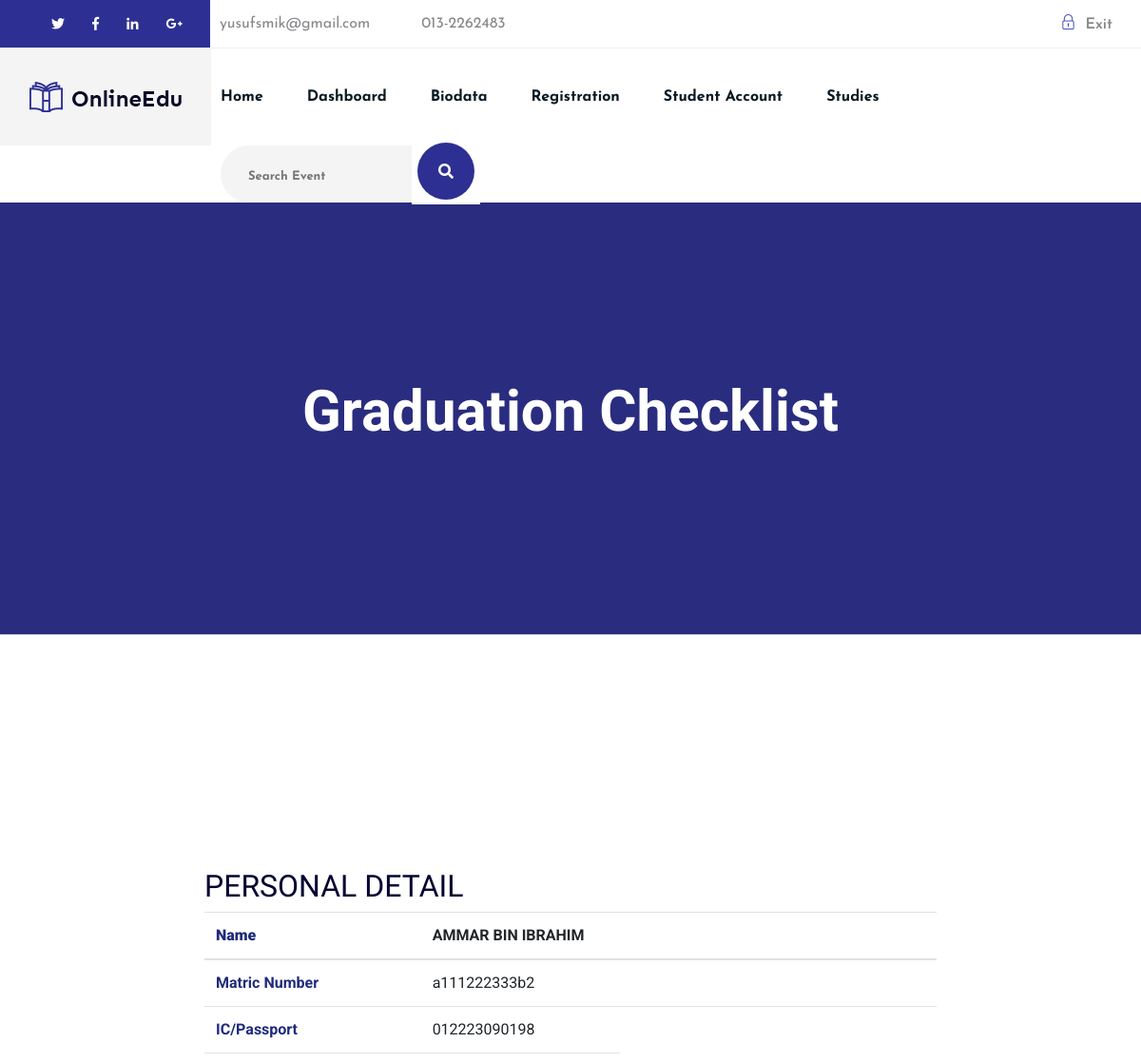
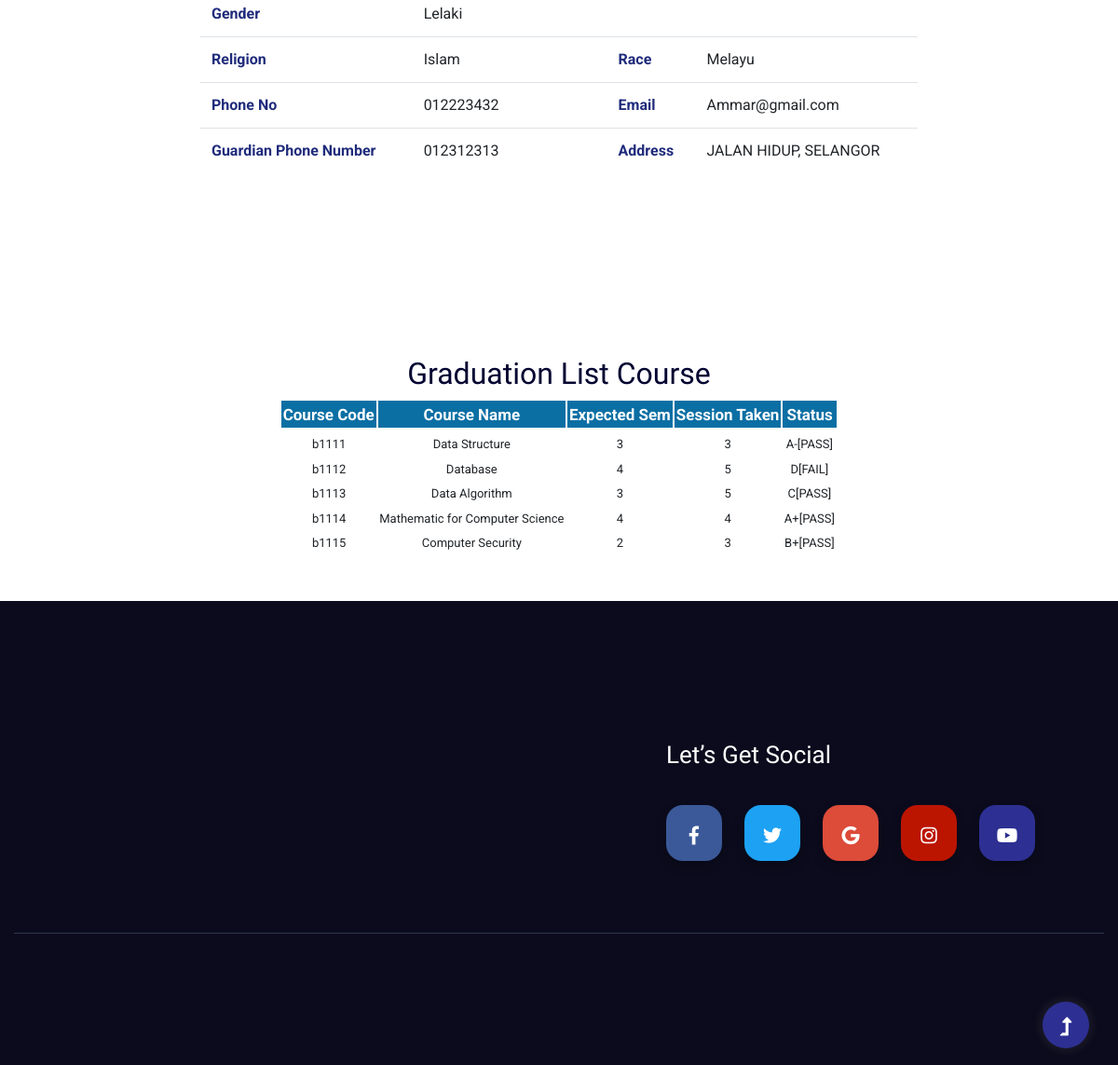
The page /graduation.php on the database its author committed (2 pictures, top to bottom).
### tables this page shows
CREATE TABLE `PersonalInfo` (
  `id` int(60) NOT NULL,
  `StudentName` varchar(255) NOT NULL,
  `MatricNo` varchar(60) NOT NULL,
  `IcNo` varchar(50) NOT NULL,
  `Gender` varchar(10) NOT NULL,
  `Religion` varchar(30) NOT NULL,
  `Race` varchar(30) NOT NULL,
  `Email` varchar(50) NOT NULL,
  `GuardianPhone` varchar(30) NOT NULL,
  `NumPhone` varchar(30) NOT NULL,
  `Address` varchar(30) NOT NULL
);

CREATE TABLE `Graduation` (
  `id` int(60) NOT NULL,
  `MatricNo` varchar(30) NOT NULL,
  `CourseCode` varchar(60) NOT NULL,
  `CourseName` varchar(60) NOT NULL,
  `ExpectedSem` varchar(30) NOT NULL,
  `SessionTaken` varchar(30) NOT NULL,
  `Status` varchar(50) NOT NULL
);

### graduation.php (the view, shortened to what this page needs)
<?php
    $con = mysqli_connect("localhost", "id15158503_mama1", "!havj&ER[pK<Hy)8","id15158503_mama") or die("Error connecting to database: ".mysqli_error());
    $sql ="SELECT * FROM PersonalInfo INNER JOIN Graduation ON PersonalInfo.MatricNo = Graduation.MatricNo";
    $result = mysqli_query($con,$sql)or die(mysqli_error());
    $result1 = mysqli_query($con,$sql)or die(mysqli_error());
    $row = mysqli_fetch_assoc($result);
?>
<!doctype html>
<html class="no-js" lang="zxx">
<head>
	<link rel="stylesheet" href="assets/css/bootstrap.min.css">
	<link rel="stylesheet" href="assets/css/owl.carousel.min.css">
	<link rel="stylesheet" href="assets/css/slicknav.css">
    <link rel="stylesheet" href="assets/css/flaticon.css">
    <link rel="stylesheet" href="assets/css/gijgo.css">
	<link rel="stylesheet" href="assets/css/animate.min.css">
	<link rel="stylesheet" href="assets/css/magnific-popup.css">
	<link rel="stylesheet" href="assets/css/fontawesome-all.min.css">
	<link rel="stylesheet" href="assets/css/themify-icons.css">
	<link rel="stylesheet" href="assets/css/slick.css">
	<link rel="stylesheet" href="assets/css/nice-select.css">
	<link rel="stylesheet" href="assets/css/style.css">
</head>
<body>
  <header>
        <div class="header-area">
            <div class="main-header ">
                <div class="header-top d-none d-lg-block">
                    <div class="header-left-social">
                        <ul class="header-social">
                            <li><a href="https://twitter.com/k_t_darulnaim?lang=en"><i class="fab fa-twitter"></i></a></li>
                            <li><a href="https://www.facebook.com/KolejTeknologiDarulnaim/"><i class="fab fa-facebook-f"></i></a></li>
                            <li><a href="https://my.linkedin.com/in/ilyasak-ahmad-a4896888?trk=pub-pbmap"><i class="fab fa-linkedin-in"></i></a></li>
                            <li><a href="https://sites.google.com/ktd.edu.my/jabatanpendaftar/home"><i class="fab fa-google-plus-g"></i></a></li>
                        </ul>
                    </div>
                    <div class="container">
                        <div class="col-xl-12">
                            <div class="row d-flex justify-content-between align-items-center">
                                <div class="header-info-left">
                                    <ul>
                                        <li>yusufsmik@gmail.com</li>
                                        <li>013-2262483</li>
                                    </ul>
                                </div>
                                <div class="header-info-right">
                                    <ul>
                                        <li><a href="logout.php"><i class="ti-lock"></i>Exit</a></li>
                                    </ul>
                                </div>
                            </div>
                        </div>
                    </div>
                </div>
                <div class="header-bottom header-sticky">
                    <div class="logo d-none d-lg-block">
                        <a href="index.html"><img src="assets/img/logo/logo.png" alt=""></a>
                    </div>
                    <div class="container">
                        <div class="menu-wrapper">
                            <div class="main-menu d-none d-lg-block">
                                <nav>
                                    <ul id="navigation">
                                        <li><a href="index.html">Home</a></li>
                                        <li><a href="dashboard.php">Dashboard</a></li>
                                        <li><a href="biodata.php">Biodata</a></li>
                                        <li><a href="Registration.php">Registration</a></li>
										<li><a href="Account.php">Student Account</a></li>
                                        <li><a >Studies</a>
                                        </li>
                                    </ul>
                                </nav>
                            </div>
                            <div class="header-search d-none d-lg-block">
                               <form action="search.php" class="form-box f-right " method="GET">
                                    <input type="text" name="query" placeholder="Search Event">
                                    <div class="search-icon">
                                        <button class="btn2" type="submit" value="search"><i class="fas fa-search special-tag" ></i></button>
                                    </div>
                                </form>
                            </div>
                        </div>
                        <div class="col-12">
                        </div>
                    </div>
                </div>
            </div>
        </div>
    </header>
    <main>
        <div class="slider-area">
            <div class="slider-height2 d-flex align-items-center">
                <div class="container">
                    <div class="row">
                        <div class="col-xl-12">
                            <div class="hero-cap hero-cap2 text-center">
                                <h2>Graduation Checklist</h2>
                            </div>
                        </div>
                    </div>
                </div>
            </div>
        </div>
         <div class="about-details section-padding30">
            <div class="container">
                <div class="row justify-content-center">
                    <div class="col-lg-8">
                            <h2>PERSONAL DETAIL</h2>
      <div class="table-responsive">
        <table class="table ">
          <thead>
            <tr>
              <th><b>Name</b></th>
              <th> <?php echo $row["StudentName"];?></th>
              <th></th>
              <th></th>
            </tr>
          </thead>
                  <tbody>
            <tr>
              <td><b>Matric Number</b></td>
              <td> <?php echo $row["MatricNo"];?></td>
              <td></td>
              <td></td>
            </tr>
            <tr>
              <td><b>IC/Passport</b></td>
              <td><?php echo $row["IcNo"];?></td>
              <td></td>
              <td></td>
            </tr>
            <tr>
              <td><b>Gender</b></td>
              <td> <?php echo $row["Gender"];?></td>
            </tr>
            <tr>
              <td><b>Religion</b></td>
              <td> <?php echo $row["Religion"];?></td>
              <td><b>Race</b></td>
              <td> <?php echo $row["Race"];?></td>
            </tr>
            <tr>
              <td><b>Phone No</b></td>
              <td> <?php echo $row["NumPhone"];?></td>
              <td><b>Email</b></td>
              <td> <?php echo $row["Email"];?></td>
            </tr>
            <tr>
              <td><b>Guardian Phone Number</b></td>
              <td><?php echo $row["GuardianPhone"];?></td>
              <td><b>Address</b></td>
              <td><?php echo $row["Address"];?></td>
            </tr>
          </tbody>
        </table>
      </div>
									</main>
<h2 align="center">Graduation List Course</h2>
<table class="paleBlueRows" align="center">
<thead>
<tr>
<th>Course Code</th>
<th>Course Name</th>
<th>Expected Sem</th>
<th>Session Taken</th>
<th>Status</th>
</tr>
</thead>
<?php
if(mysqli_num_rows($result1) > 0)
{
    while($row1 = mysqli_fetch_array($result1))
    {
?>
<tbody align="center">
<tr>
<td><?php echo $row1["CourseCode"];?></td>
<td><?php echo $row1["CourseName"];?></td>
<td><?php echo $row1["ExpectedSem"];?></td>
<td><?php echo $row1["SessionTaken"];?></td>
<td><?php echo $row1["Status"];?></td>
</tr>
<?php
   }
}
?>
</tbody>
</table>
<br>
<br>
    <footer>
        <div class="footer-area footer-bg">
            <div class="container">
                <div class="footer-top footer-padding">
                    <div class="footer-heading">
                        <div class="row justify-content-between">
                            <div class="col-xl-6 col-lg-7 col-md-10">
                            </div>
                            <div class="col-xl-5 col-lg-5">
                                <div class="footer-tittle2">
                                    <h4>Let’s Get Social</h4>
                                </div>
                                <div class="footer-social">
                                    <a href="https://www.facebook.com/KolejTeknologiDarulnaim/"><i class="fab fa-facebook-f"></i></a>
                                    <a href="https://twitter.com/k_t_darulnaim?lang=en"><i class="fab fa-twitter"></i></a>
                                    <a href="https://sites.google.com/ktd.edu.my/jabatanpendaftar/home"><i class="fab fa-google"></i></a>
                                    <a href="https://www.instagram.com/kolej_teknologi_darulnaim/"><i class="fab fa-instagram"></i></a>
                                    <a href="https://www.youtube.com/channel/UCWVuHuQBlqkFhbeOAQNyfYg"><i class="fab fa-youtube"></i></a>
                                  </div>
                            </div>
                        </div>
                    </div>
                <div class="footer-bottom">
                    <div class="row d-flex align-items-center">
                        <div class="col-lg-12">
                        </div>
                    </div>
                </div>
            </div>
        </div>
    </footer>
    <div id="back-top" >
        <a title="Go to Top" href="#"> <i class="fas fa-level-up-alt"></i></a>
    </div>
    </body>
</html>

### rows shown on the page
personalinfo: StudentName "AMMAR BIN IBRAHIM", IcNo "012223090198", Gender "Lelaki", Religion "Islam", Race "Melayu", NumPhone "012223432", Email "Ammar@gmail.com", GuardianPhone "012312313", Address "JALAN HIDUP, SELANGOR"
graduation: MatricNo "a111222333b2", CourseCode "b1111", CourseName "Data Structure", ExpectedSem "3", SessionTaken "3", Status "A-[PASS]"
graduation: CourseCode "b1112", CourseName "Database", ExpectedSem "4", SessionTaken "5", Status "D[FAIL]"
graduation: CourseCode "b1113", CourseName "Data Algorithm", ExpectedSem "3", SessionTaken "5", Status "C[PASS]"
graduation: CourseCode "b1114", CourseName "Mathematic for Computer Science", ExpectedSem "4", SessionTaken "4", Status "A+[PASS]"
graduation: CourseCode "b1115", CourseName "Computer Security", ExpectedSem "2", SessionTaken "3", Status "B+[PASS]"
